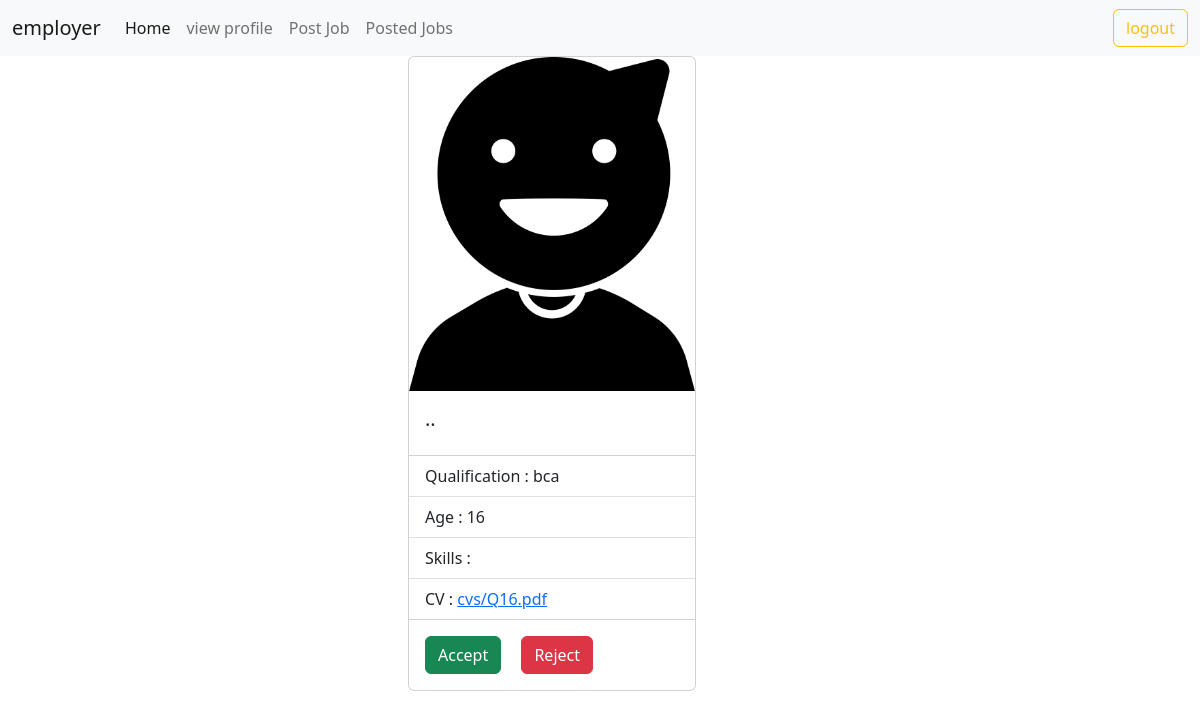
/employer/jobs/all/applications/profile/4 (signed in), run on the app's committed database.
### users/models.py (models this page shows, shortened)
class User(AbstractUser):
    phone = models.CharField(max_length=12)
    options = (
        ("employer", "employer"),
        ("candidate", "candidate")
    )
    role = models.CharField(max_length=12, choices=options, default="candidate")

### employer/models.py (models this page shows)
class Applications(models.Model):
    applicant = models.ForeignKey(User, on_delete=models.CASCADE, related_name="applicants")
    job = models.ForeignKey(Jobs, on_delete=models.CASCADE, related_name="ajob")
    options = (
        ("applied", "applied"),
        ("rejected", "rejected"),
        ("pending", "pending"),
        ("cancelled", "cancelled"),
        ("accepted", "accepted")
    )
    status = models.CharField(max_length=20, choices=options, default="applied")
    date = models.DateField(auto_now_add=True)
    class Meta:
        unique_together = ("applicant", "job")

### candidate/models.py (models this page shows)
class CandidateProfile(models.Model):
    user = models.OneToOneField(User, on_delete=models.CASCADE, related_name="candidates")
    profile_pic = models.ImageField(upload_to="profile")
    qualification = models.CharField(max_length=120)
    age = models.PositiveIntegerField(default=17)
    skills = models.CharField(max_length=120, null=True)
    cv = models.FileField(upload_to="cvs", null=True)

### employer/views.py (the view)
# urls.py: path("jobs/all/applications/profile/<int:id>", views.ApplicantProfileView.as_view(), name="emp-apptprof"),
@method_decorator(signin_required, name="dispatch")
class ApplicantProfileView(DetailView):
    model = Applications
    template_name = "emp-applntprof.html"
    context_object_name = "apt"
    pk_url_kwarg = "id"

### employer/templates/emp-applntprof.html
{%extends 'base_emp.html'%}
{%block body_block%}
<div class="row">
    <div class="col-4"></div>
    <div class="col-4">
        <div class="card" style="width: 18rem;">
            <img src="{{apt.applicant.candidates.profile_pic.url}}" class="card-img-top" alt="no pic">
            <div class="card-body">
                <h5 class="card-title">..</h5>
            </div>
            <ul class="list-group list-group-flush">
                <li class="list-group-item">Qualification : {{apt.applicant.candidates.qualification}}</li>
                <li class="list-group-item">Age : {{apt.applicant.candidates.age}}</li>
                <li class="list-group-item">Skills : {{apt.applicant.candidate.skills}}</li>
                <li class="list-group-item">CV : <a href="{{apt.applicant.candidates.cv.url}}">{{apt.applicant.candidates.cv}}</a></li>
            </ul>
            <div class="card-body">
                <a href="{%url 'emp-a_status' apt.id%}" class="card-link btn btn-success">Accept</a>
                <a href="{%url 'emp-r_status' apt.id%}" class="card-link btn btn-danger">Reject</a>
            </div>
        </div>
    </div>
    <div class="col-4"></div>
</div>
{%endblock%}

### employer/templates/base_emp.html (shortened to what this page needs)
<!DOCTYPE html>
<html lang="en">
<head>
    <link href="https://cdn.jsdelivr.net/npm/bootstrap@5.2.0-beta1/dist/css/bootstrap.min.css" rel="stylesheet"
>
</head>
<body>
<nav class="navbar navbar-expand-lg bg-light">
    <div class="container-fluid">
        <a class="navbar-brand" href="#">{{request.user}}</a>
        <div class="collapse navbar-collapse" id="navbarNavAltMarkup">
            <div class="navbar-nav me-auto mb-2 mb-lg-0">
                <a class="nav-link active" aria-current="page" href="{%url 'emp-home'%}">Home</a>
                {%if request.user.employer%}
                <a class="nav-link" href="{%url 'emp-profdetail'%}">view profile</a>
                {%else%}
                <a class="nav-link" href="{%url 'emp-profile'%}">add profile</a>
                {%endif%}
                <a class="nav-link" href="{%url 'emp-addjob'%}">Post Job</a>
                <a class="nav-link" href="{%url 'emp-listjob'%}">Posted Jobs</a>
            </div>
            <div class="navbar-nav mr-auto mb-2 mb-lg-0">
                <a class="btn btn-outline-warning" href="{%url 'signout'%}">logout</a>
            </div>
        </div>
    </div>
</nav>
{%block body_block%}
{%endblock%}
</body>
</html>

### data on the page
User: user "employer"
Applications: applicant.candidates.profile_pic (picture), applicant.candidates.qualification "bca", applicant.candidates.age "16", applicant.candidates.cv "cvs/Q16.pdf"
